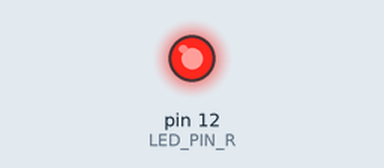
Recording of a program running on a simulated Raspberry Pi (header pin numbers). Parts: output pins drawn as LEDs (lit = HIGH).

Above: at 0.1 s.
Timing chart, 0 to 1.6 s (numbered marks = the images above):
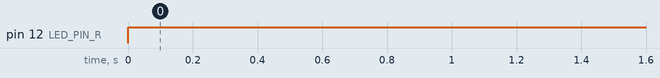

Measured:
- by itself, pin 12 (LED_PIN_R): LOW → HIGH at 0.00 s

The program:

LED_ON_Try.py
```python
#!/usr/bin/env python
import RPi.GPIO as GPIO

LED_PIN_R = 12

GPIO.setmode(GPIO.BOARD)       # Numbers GPIOs by physical location
GPIO.setup(LED_PIN_R, GPIO.OUT)   # Set the R pin to mode is output


try:
    while True:
        GPIO.output(LED_PIN_R, GPIO.HIGH)  # Set the R pin to High(3.3V) to turn on led
except KeyboardInterrupt:
    GPIO.cleanup() #clean up the GPIO when exiting
```
